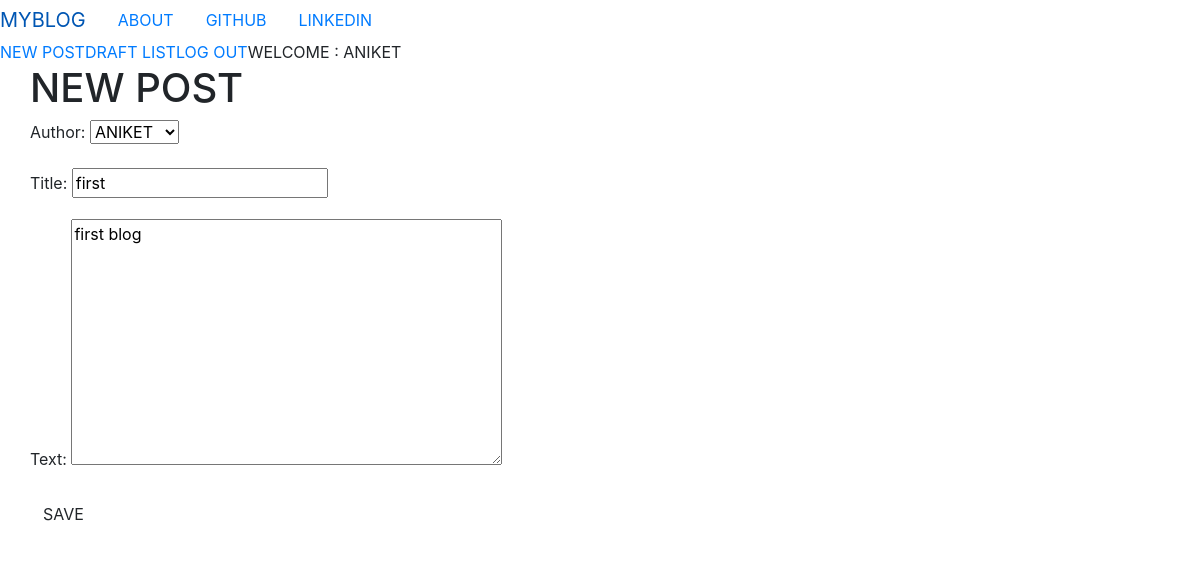
/post/4/edit/ (signed in), run on the app's committed database.
### blog/models.py (models this page shows, shortened)
class Post(models.Model):
    author=models.ForeignKey('auth.User',on_delete=models.DO_NOTHING,)
    title=models.CharField(max_length=200)
    text=models.TextField()
    create_date=models.DateTimeField(default=timezone.now())
    published_date=models.DateTimeField(blank=True, null=True)

### blog/views.py (the view)
# urls.py: path('post/<int:pk>/edit/',views.PostUpdateView.as_view(),name="post_edit"),
class PostUpdateView(LoginRequiredMixin,UpdateView):
    login_url='/login/'
    redirect_field_name='blog/post_detail.html'
    form_class=PostForm
    model=Post

### blog/forms.py
class PostForm(forms.ModelForm):
    class Meta():
        model=Post
        fields=('author','title','text')
    widgets={
    'title':forms.TextInput(attrs={'class':'textinputclass'}),
    'text':forms.Textarea(attrs={'class':'editable medium-editor-textarea postcontent'})
    }

### templates/blog/post_form.html (shortened to what this page needs)
{% extends "blog/base.html" %}
{% block content %}
<h1>NEW POST</h1>
<form class="post-form" method="POST">
  {{form.as_p}}
  <button type="submit" class="save btn btn-default " name="button">SAVE</button>
</form>
{% endblock %}

### templates/blog/base.html (shortened to what this page needs)
<!DOCTYPE html>
{% load static %}
<html >
  <head>
<link rel="stylesheet" href="https://stackpath.bootstrapcdn.com/bootstrap/4.3.1/css/bootstrap.min.css">
<link rel="stylesheet" href="//cdn.jsdelivr.net/npm/medium-editor@latest/dist/css/medium-editor.min.css" type="text/css" media="screen" charset="utf-8">
<link rel="stylesheet" href="{% static 'css/blog.css' %}">
  </head>
  <body class='loader'>
    <ul class="nav nav-pills">
      <li class="nav-item"><a class="navbar-brand bigbrand" href="{% url 'post_list' %}">MYBLOG</a></li>
      <li class="nav-item"><a  class="nav-link" href="{% url 'about' %}">ABOUT</a> </li>
      <li class="nav-item"><a class="nav-link" href="https://www.github.com">GITHUB</a> </li>
      <li class="nav-item"><a class="nav-link" href="https://linkedin.com">LINKEDIN</a> </li>
    </ul>
  <ul class="nav nav-pills navbar-right">
    {% if user.is_authenticated %}
  <li class="nav-item navbar-right"> <a href="{% url 'post_new' %}">NEW POST </a> </li>
     <li class="nav-item navbar-right"> <a href="{% url 'post_draft_list' %}"> DRAFT LIST </a> </li>
     <li class="nav-item navbar-right"> <a href="{% url 'logout' %}"> LOG OUT </a> </li>
  <li class="nav-item navbar-right"> <a >WELCOME : {{user.username }}</a> </li>
     {% else %}
     <li class="nav-item navbar-right"> <a class="nav navbar-right" href="{% url 'login' %}"></a>LOG OUT </li>
    {% endif %}
  </ul>
<div class="content container">
  <div class="row">
    <div class="col-mid-8">
      <div class="blog_posts">
        {% block content %}
        {% endblock %}
      </div>
    </div>
  </div>
</div>
  </body>
</html>

### data on the page
Post: author "ANIKET", title "first", text "first blog"

### other printed values
{{ user.username }} "ANIKET"
